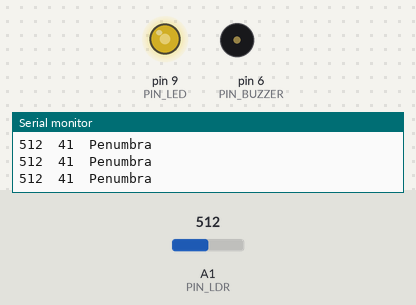
The sketch below on a simulated Arduino Uno, built with avr-gcc and run on an emulated ATmega328P. On the bench: output pins drawn as LEDs (lit = HIGH), buzzer (waves = sounding), the last lines printed to the serial monitor. The test bench sets the inputs (shaded band); at power-on: A1 (PIN_LDR) = 512.

Above: at 1.2 s.
1.3 s: A1 (PIN_LDR) set to 642
At 2.6 s:
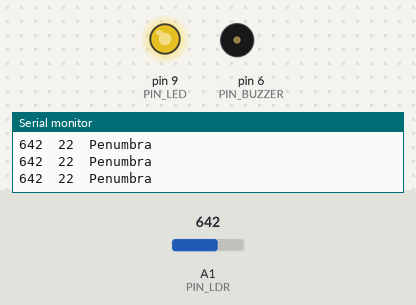
2.9 s: A1 (PIN_LDR) set to 671
At 3.06 s:
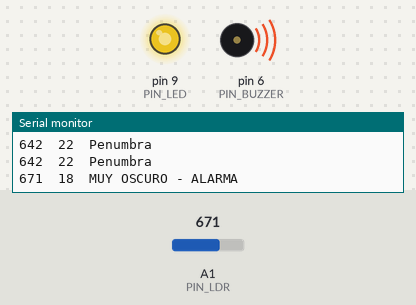
5.9 s: A1 (PIN_LDR) set to 306
At 6.9 s:
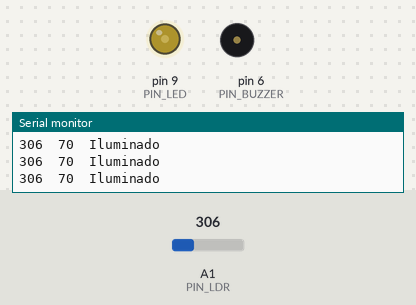
7.5 s: A1 (PIN_LDR) set to 122
At 8.3 s:
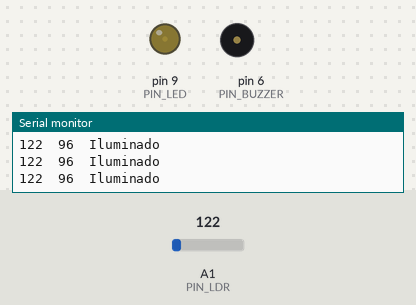
9.1 s: A1 (PIN_LDR) set to 40
At 9.7 s:
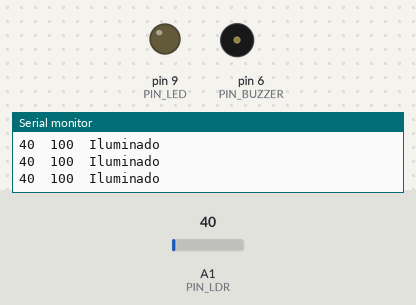
10.7 s: A1 (PIN_LDR) set to 441
At 12.0 s:
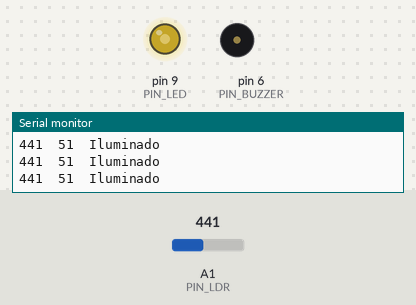
12.3 s: A1 (PIN_LDR) set to 460
Timing chart, 0 to 14.9 s (numbered marks = the images above; inputs shaded):
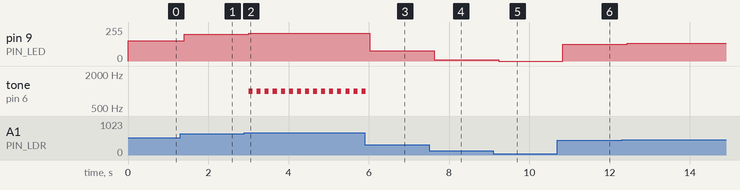

Measured:
- the behaviour switches between 660 and 661 on A1 (PIN_LDR) (found by bisection; images 1 and 2)
- after the input at 1.3 s, pin 9 (PIN_LED): 151/255 → 199/255 after 0.11 s
- after the input at 2.9 s, pin 9 (PIN_LED): 199/255 → 210/255 after 0.11 s; tone on pin 6 (PIN_BUZZER): alternates 1000 Hz for 0.10 s and silent for 0.10 s, starting after 0.11 s
- after the input at 5.9 s, pin 9 (PIN_LED): 210/255 → 77/255 after 0.12 s; tone on pin 6 (PIN_BUZZER): goes on until 5.9 s, then stays silent
- after the input at 7.5 s, pin 9 (PIN_LED): 77/255 → 11/255 after 0.13 s
- after the input at 9.1 s, pin 9 (PIN_LED): 11/255 → 0/255 after 0.13 s
- after the input at 10.7 s, pin 9 (PIN_LED): 0/255 → 125/255 after 0.14 s
- after the input at 12.3 s, pin 9 (PIN_LED): 125/255 → 133/255 after 0.14 s

The sketch:

sketch.ino
```cpp
// Lab04_LDR_Luz.ino
const int PIN_LDR = A1;
const int PIN_LED = 9;
const int PIN_BUZZER = 6;

const int LDR_OSCURO = 800;
const int LDR_LUZ = 100;

void setup() {
    Serial.begin(9600);
    Serial.println("LDR_raw\tLuz%\tEstado");
}

void loop() {
    int lectura_ldr = analogRead(PIN_LDR);

    int luz_pct = map(lectura_ldr, LDR_OSCURO, LDR_LUZ, 0, 100);
    luz_pct = constrain(luz_pct, 0, 100);

    int brillo_led = map(luz_pct, 0, 100, 255, 0);
    analogWrite(PIN_LED, brillo_led);

    String estado;
    if (luz_pct < 20) {
        estado = "MUY OSCURO - ALARMA";
        tone(PIN_BUZZER, 1000, 100);
    } else if (luz_pct < 50) {
        estado = "Penumbra";
        noTone(PIN_BUZZER);
    } else {
        estado = "Iluminado";
        noTone(PIN_BUZZER);
    }

    Serial.print(lectura_ldr); Serial.print('\t');
    Serial.print(luz_pct); Serial.print('\t');
    Serial.println(estado);

    delay(200);
}
```
